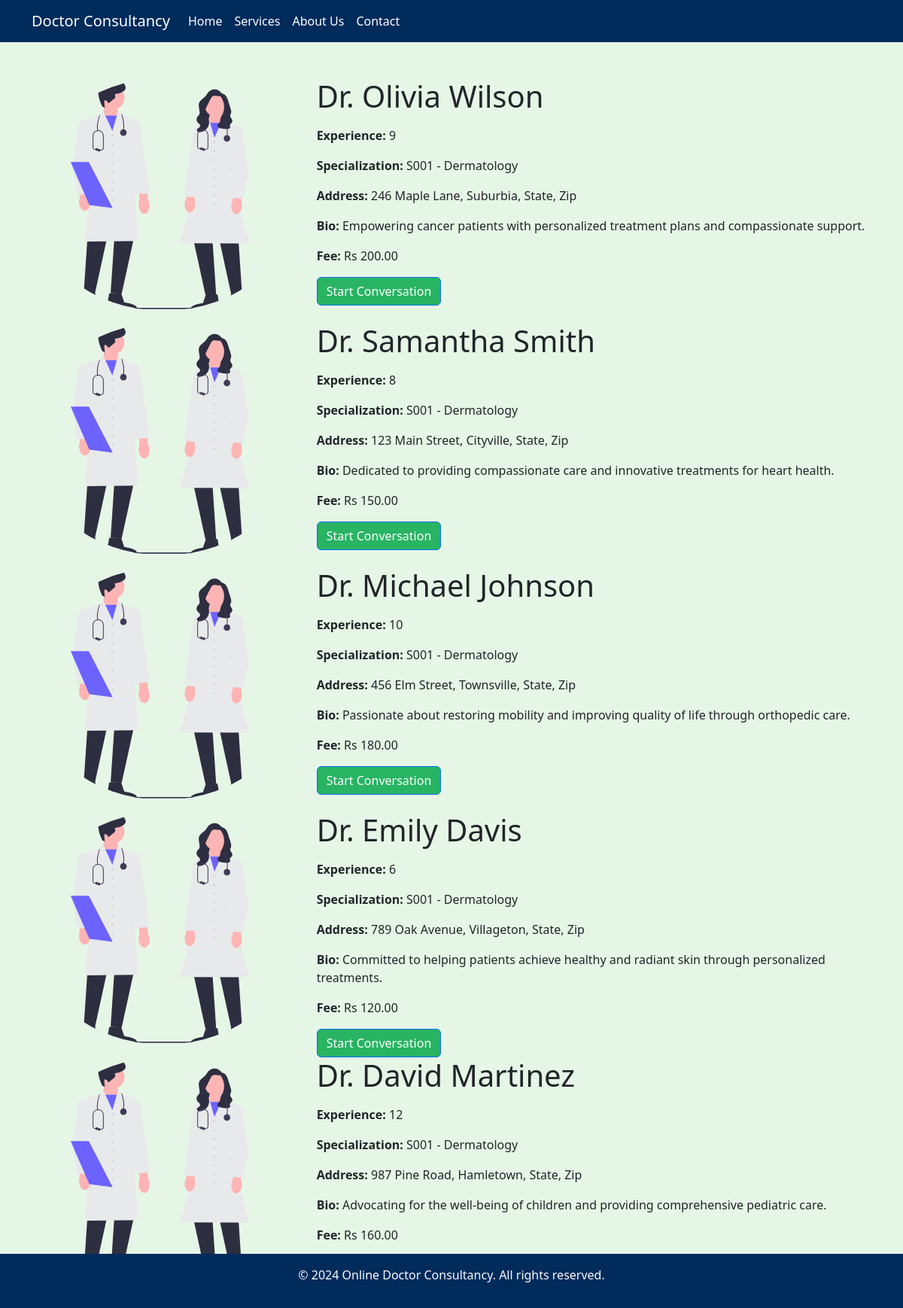
The page /doctor-list/S001 on the database its author committed.
### home/models.py (models this page shows, shortened)
class Doctor(models.Model):
    doctor_id = models.CharField(primary_key=True,max_length=50)
    first_name = models.CharField(max_length=50)
    last_name = models.CharField(max_length=50)
    email = models.EmailField()
    phone = models.CharField(max_length=15)
    address = models.TextField()
    specialization = models.ForeignKey(Specialization, on_delete=models.CASCADE)
    experience = models.IntegerField()
    professional_statement = models.TextField()
    consultancy_fee = models.DecimalField(max_digits=8, decimal_places=2)

class Specialization(models.Model):
    specialization_id = models.CharField(primary_key=True, max_length=50)
    name = models.CharField(max_length=100)
    def __str__(self):
        return f'{self.specialization_id} - {self.name}'

### home/views.py (the view)
# urls.py: path('doctor-list/<str:id>',doctor_list,name="find-doctor"),
def doctor_list(request,id):
    d = Doctor.objects.filter(specialization=id)
    return render(request,'home/doctor-list.html',{'doctors':d})

### home/templates/home/doctor-list.html (shortened to what this page needs)
{% extends "./base.html" %}
{% load static %}
{% block content %}
        <div class="row">
            {% for doc in doctors %}
            <div class="col-md-4">
                <img src="{% static 'img/doc.svg' %}" class="img-fluid rounded-circle mb-3" alt="Profile Image">
            </div>
            <div class="col-md-8">
                <h1 class="mb-3">{{doc.first_name}} {{doc.last_name}}</h1>
                <p><strong>Experience:</strong> {{doc.experience}}</p>
                <p><strong>Specialization:</strong> {{doc.specialization}}</p>
                <p><strong>Address:</strong> {{doc.address}}</p>
                <p><strong>Bio:</strong> {{doc.professional_statement}}</p>
                <p><strong>Fee:</strong> Rs {{doc.consultancy_fee}}</p>
                <a href="#" class="btn btn-primary">Start Conversation</a>
            </div>
            <br>
            {% endfor %}
            </div>
        </div>
        {% endblock content %}

### home/templates/home/base.html (shortened to what this page needs)
{% load static %}
<!DOCTYPE html>
<html lang="en">
<head>
    <link href="https://cdn.jsdelivr.net/npm/bootstrap@5.3.3/dist/css/bootstrap.min.css" rel="stylesheet"
>
   <link rel="stylesheet" href="{% static 'css/style.css' %}">
</head>
<body>
    <nav class="navbar navbar-expand-lg navbar-light">
        <div class="container">
            <a class="navbar-brand" href="{% url 'home-view' %}">Doctor Consultancy</a>
            <div class="collapse navbar-collapse" id="navbarNav">
                <ul class="navbar-nav">
                    <li class="nav-item">
                        <a class="nav-link" href="#">Home</a>
                    </li>
                    <li class="nav-item">
                        <a class="nav-link" href="#">Services</a>
                    </li>
                    <li class="nav-item">
                        <a class="nav-link" href="#">About Us</a>
                    </li>
                    <li class="nav-item">
                        <a class="nav-link" href="#">Contact</a>
                    </li>
                </ul>
            </div>
        </div>
    </nav>
    <div class="container pt-5 mx-auto p-2 ">
        {% block content %}
        {% endblock content %}
    <footer class="fixed-bottom text-light text-center py-3">
        <p>&copy; 2024 Online Doctor Consultancy. All rights reserved.</p>
    </footer>
</body>
</html>

### home/static/css/style.css (style rules this page uses)
body { background-color: #e6f6e6; }
.navbar { background-color: #002b5b; }
.navbar a { color: white; }
.btn-primary { background-color: #28b463; }
footer { background-color: #002b5b; color: white; }

### rows shown on the page
Doctor: first_name "Dr. Olivia", last_name "Wilson", experience "9", specialization "S001 - Dermatology", address "246 Maple Lane, Suburbia, State, Zip", professional_statement "Empowering cancer patients with personalized treatment plans and compassionate support.", consultancy_fee "200.00"
Doctor: first_name "Dr. Samantha", last_name "Smith", experience "8", specialization "S001 - Dermatology", address "123 Main Street, Cityville, State, Zip", professional_statement "Dedicated to providing compassionate care and innovative treatments for heart health.", consultancy_fee "150.00"
Doctor: first_name "Dr. Michael", last_name "Johnson", experience "10", specialization "S001 - Dermatology", address "456 Elm Street, Townsville, State, Zip", professional_statement "Passionate about restoring mobility and improving quality of life through orthopedic care.", consultancy_fee "180.00"
Doctor: first_name "Dr. Emily", last_name "Davis", experience "6", specialization "S001 - Dermatology", address "789 Oak Avenue, Villageton, State, Zip", professional_statement "Committed to helping patients achieve healthy and radiant skin through personalized treatments.", consultancy_fee "120.00"
Doctor: first_name "Dr. David", last_name "Martinez", experience "12", specialization "S001 - Dermatology", address "987 Pine Road, Hamletown, State, Zip", professional_statement "Advocating for the well-being of children and providing comprehensive pediatric care.", consultancy_fee "160.00"
